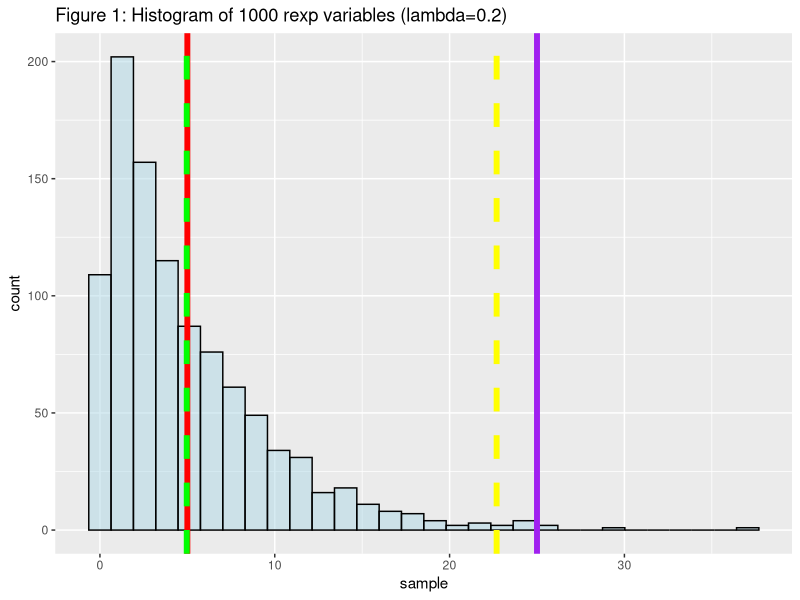
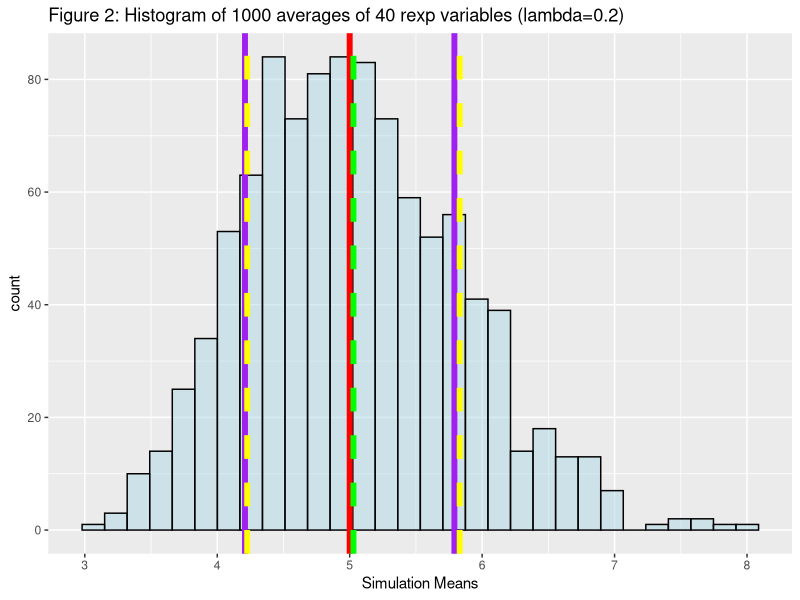
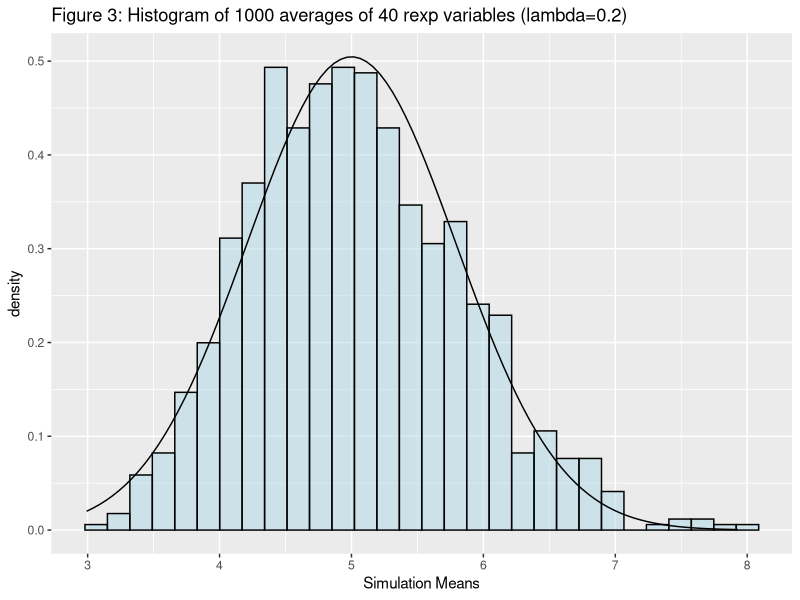

These charts were generated, in order, by the following R code:
library(tidyverse)
set.seed(1968)
n <- 40
lambda <- 0.2
theoretical_mean <- 1/lambda
sd <- 1/lambda
variance <- (1/lambda)^2
sem <- sd / sqrt(n)

# take a sample of rexp variables
sample <- rexp(1000, lambda)

# report measured mean and variance
sample_mean <- mean(sample)
sample_var <- var(sample)

# histogram of 1000 randow exp variables
data <- data.frame(sample)
data %>% ggplot(aes(sample)) +
        geom_histogram(alpha = 0.5, col = "Black", fill = "lightblue") +
        geom_vline(size = 2,xintercept = theoretical_mean, colour = "Red", lty = 1) +
        geom_vline(size = 2,xintercept = sample_mean, colour = "Green", lty = 2) +
        geom_vline(size = 2,xintercept = variance, colour = "Purple", lty = 1) +
        geom_vline(size = 2,xintercept = sample_var, colour = "Yellow", lty = 2) +
        ggtitle("Figure 1: Histogram of 1000 rexp variables (lambda=0.2)") 

# Histogram of means of 1000 40 sample exp variables
lambda <- 0.2   # lambda

n <- 40         # number of exponentials

sims <- 1000    # number of simulations

#Run simulations
sim_exp <- replicate(sims, rexp(n, lambda))

#Calc the means of the exponential simulations
mu_xbar <- apply(sim_exp, 2, mean)

data1 <- data.frame(mu_xbar)
data1 %>% ggplot(aes(mu_xbar)) +
        geom_histogram(alpha = 0.5, col = "Black", fill = "lightblue") +
        geom_vline(size = 2,xintercept = theoretical_mean, colour = "Red", lty = 1) +
        labs(x = "Simulation Means") +
        geom_vline(size = 2,xintercept = mean(mu_xbar), colour = "Green", lty = 2) +
        geom_vline(size = 2,xintercept = theoretical_mean + c(-1,1) * sem, colour = "Purple", lty = 1) +
        geom_vline(size = 2,xintercept = mean(mu_xbar) + c(-1,1) * sd(mu_xbar), colour = "Yellow", lty = 2) +
        ggtitle("Figure 2: Histogram of 1000 averages of 40 rexp variables (lambda=0.2)") 

#Histogram with Normal Distribution Curve
data1 %>% ggplot(aes(mu_xbar)) +
        geom_histogram(alpha = 0.5, col = "Black", fill = "lightblue", aes(y = ..density..)) +
        stat_function(fun = dnorm, args = list(mean = theoretical_mean, sd = sem)) +
        labs(x = "Simulation Means") +
        ggtitle("Figure 3: Histogram of 1000 averages of 40 rexp variables (lambda=0.2)") 